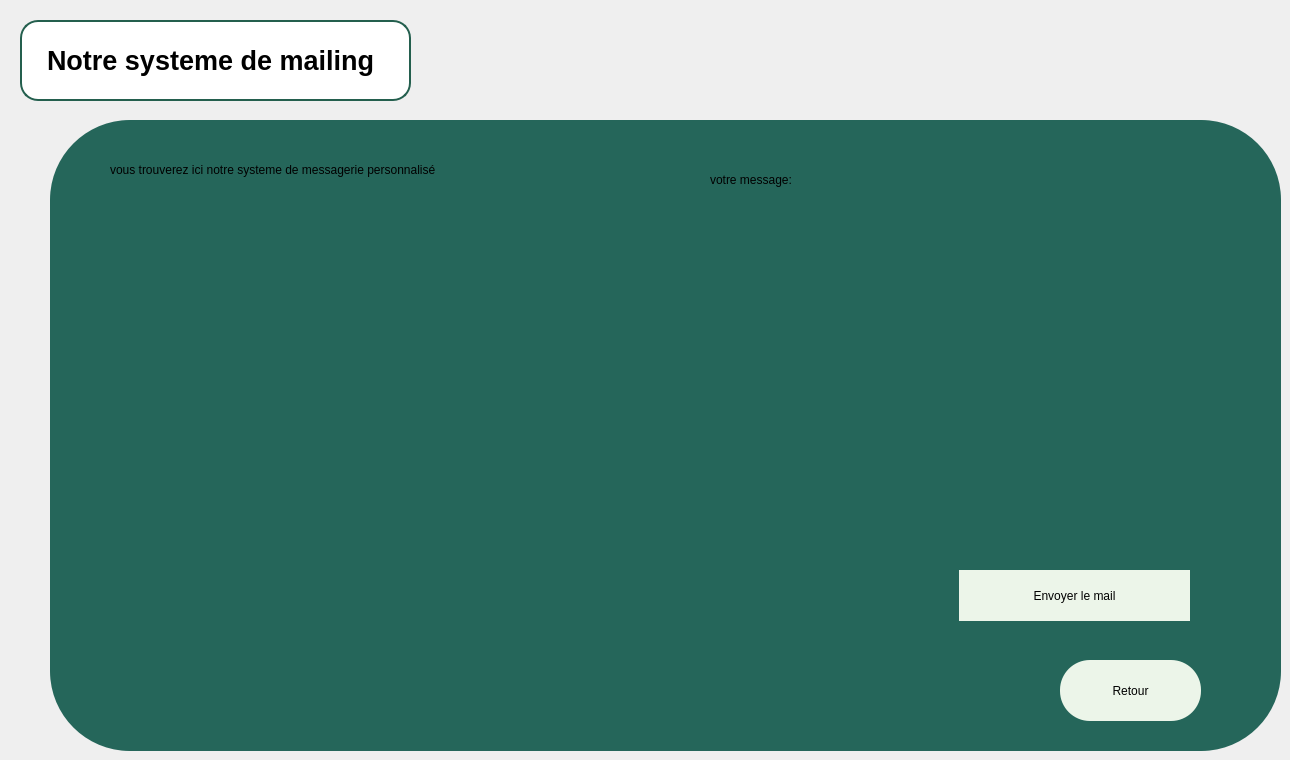
      <widget class="QWidget" name="clpagesysprio">
       <widget class="QLabel" name="clpriolabel3">
        <property name="geometry">
         <rect>
          <x>20</x>
          <y>20</y>
          <width>391</width>
          <height>81</height>
         </rect>
        </property>
        <property name="styleSheet">
         <string notr="true">QLabel {
    background-color: white;          /* fond blanc */
    color: #000000;                   /* texte noir */
    border: 2px solid #245F4E;        /* bordure vert foncé */
    border-radius: 18px;              /* forme pilule */
    padding: 8px 18px;
    font-size:27px;
    font-weight: bold;
}



</string>
        </property>
        <property name="text">
         <string>Notre systeme de mailing</string>
        </property>
       </widget>
       <widget class="QFrame" name="clframe_2">
        <property name="geometry">
         <rect>
          <x>50</x>
          <y>120</y>
          <width>1231</width>
          <height>631</height>
         </rect>
        </property>
        <property name="styleSheet">
         <string notr="true">QWidget{
background-color:#ECF5E9;
border-radius:30px;
}
QFrame{
background-color: #25665A;
border-radius:80px;
}</string>
        </property>
        <property name="frameShape">
         <enum>QFrame::Shape::StyledPanel</enum>
        </property>
        <property name="frameShadow">
         <enum>QFrame::Shadow::Raised</enum>
        </property>
        <widget class="QLabel" name="cllabel">
         <property name="geometry">
          <rect>
           <x>60</x>
           <y>40</y>
           <width>621</width>
           <height>20</height>
          </rect>
         </property>
         <property name="text">
          <string>vous trouverez ici notre systeme de messagerie personnalisé</string>
         </property>
        </widget>
        <widget class="QPushButton" name="clretour3">
         <property name="geometry">
          <rect>
           <x>1010</x>
           <y>540</y>
           <width>141</width>
           <height>61</height>
          </rect>
         </property>
         <property name="styleSheet">
          <string notr="true">QPushButton {
    background-color: white;          /* fond blanc */
    color: #000000;                   /* texte noir */
    border: 2px solid #245F4E;        /* bordure vert foncé */
    border-radius: 18px;              /* forme pilule */
    padding: 8px 18px;
    font-size: 20px;
    font-weight: bold;
}

QPushButton:hover {
    background-color: #F2F7F5;        /* très léger gris/ve*
}</string>
         </property>
         <property name="text">
          <string>Retour</string>
         </property>
        </widget>
        <widget class="QListWidget" name="cl_listeMsg">
         <property name="geometry">
          <rect>
           <x>60</x>
           <y>80</y>
           <width>421</width>
           <height>501</height>
          </rect>
         </property>
        </widget>
        <widget class="QLabel" name="cl_lblClientIA">
         <property name="geometry">
          <rect>
           <x>660</x>
           <y>50</y>
           <width>501</width>
           <height>20</height>
          </rect>
         </property>
         <property name="text">
          <string>votre message:</string>
         </property>
        </widget>
        <widget class="QTextEdit" name="cl_messageIA">
         <property name="geometry">
          <rect>
           <x>513</x>
           <y>134</y>
           <width>661</width>
           <height>381</height>
          </rect>
         </property>
        </widget>
        <widget class="QPushButton" name="cl_btnGenerer">
         <property name="geometry">
          <rect>
           <x>909</x>
           <y>450</y>
           <width>231</width>
           <height>51</height>
          </rect>
         </property>
         <property name="styleSheet">
          <string notr="true">QPushButton {
    background-color: white;          /* fond blanc */
    color: #000000;                   /* texte noir */
    border: 2px solid #245F4E;        /* bordure vert foncé */
    border-radius: 18px;              /* forme pilule */
    padding: 8px 18px;
    font-size: 20px;
    font-weight: bold;
}

QPushButton:hover {
    background-color: #F2F7F5;        /* très léger gris/ve*
}</string>
         </property>
         <property name="text">
          <string>Envoyer le mail</string>
         </property>
        </widget>
       </widget>
      </widget>
